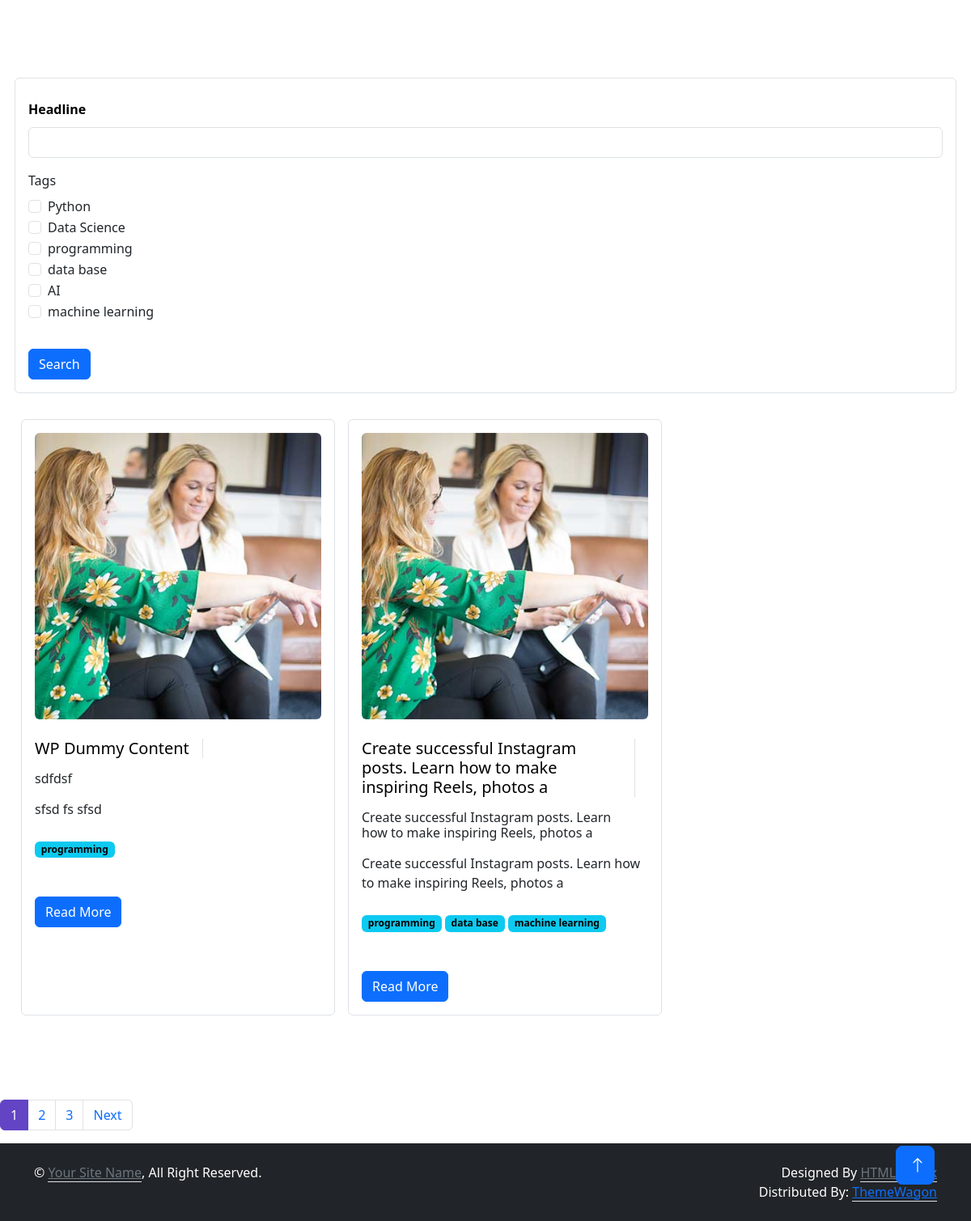
/blog/postlist/, run on the app's committed database.
### blog/models.py (models this page shows, shortened)
class Post(models.Model):
    headline = models.CharField(max_length=200)
    sub_headline = models.CharField(max_length=200, null=True, blank=True)
    thumbnail = models.ImageField(null=True, blank=True, upload_to='blog/images', default='img.png')
    body = RichTextUploadingField(null=True, blank=True)
    created_at = models.DateTimeField(auto_now=True)
    active = models.BooleanField(default=False)
    featured = models.BooleanField(default=False)
    tags = models.ManyToManyField(Tags, blank=True)
    slug = models.SlugField(blank=True, null=True)

class Tags(models.Model):
    name = models.CharField(max_length=200)
    def __str__(self) -> str:
        return self.name

### blog/views.py (the view)
# urls.py: path('postlist/', views.postlist, name='postlist'),
def postlist(request):
    posts = Post.objects.all()
    filterobj = PostFilter(request.GET, queryset = posts)
    posts = filterobj.qs
    page = request.GET.get('page', 1)
    PostPaginator = Paginator(posts, POSTS_PER_PAGE)
    try:
        posts = PostPaginator.page(page)
    except PageNotAnInteger:
        posts = PostPaginator.page(1)
    except EmptyPage:
        posts = PostPaginator.page(PostPaginator.num_pages)
    context = {
        'posts' : posts,
        'filterobj' : filterobj,
        'paginator' : PostPaginator,
        'IsPaginated' : True,
    }
    return render(request, 'post_list.html', context)

### templates/post_list.html (shortened to what this page needs)
{% extends 'base.html' %}
{% load static %}
{% load crispy_forms_tags %}
{% block content %}
<link href="https://cdn.jsdelivr.net/npm/bootstrap@5.3.1/dist/css/bootstrap.min.css" rel="stylesheet">
<div class="container-xxl py-6" id="about">
    <div class="container">
        <div class="row g-5">
        <div class="border rounded p-3 mb-4">
            <form action="" method="GET" id="searchForm">
                {{filterobj.form|crispy}}
            <button type="submit" class="btn btn-primary mt-3">Search</button>
            </form>
        </div>
            {% for post in posts %}
            <div class="col-lg-4 wow fadeInUp border p-3 m-2 rounded" data-wow-delay="0.5s">
                <div class="row g-3 mb-4">
                    <div class="col-sm-12">
                        <img class="img-fluid rounded"
                            src="{% static 'img/about-2.jpg' %}" alt>
                    </div>
                </div>
                <div class="d-flex align-items-center mb-3">
                    <a style="text-decoration: none; color:black;" href="{% url 'post' post.slug %}"><h5 class="border-end pe-3 me-3 mb-0">{{post.headline}}</h5></a>
                </div>
                <div class="d-flex align-items-center mb-3">
                    <h6 class=" pe-3 me-3 mb-0">{{post.sub_headline}}</h6>
                </div>
                <p class="mb-4">{{post.body|truncatewords:30}}</p>
                    {% for tag in post.tags.all %}
                    <span class="badge text-bg-info">{{tag.name}}</span>
                    {% endfor %}
                    <div class="d-flex align-items-center pt-5">
                        <a href ="{% url 'post' post.slug %}" class="btn btn-primary ">Read More</a>
                    </div>
            </div>
            {% endfor %}
        </div>
    </div>
</div>
{% if IsPaginated %}
<div class="center">
    <nav aria-label="...">
        <ul class="pagination">
          {% for i in posts.paginator.page_range %}
            {% if posts.number == i %}
                <li class="page-item active" aria-current="page">
                    <a class="page-link" data-page="{{i}}" href="?page={{i}}">{{i}}</a>
                </li>
            {% else %}
                <li class="page-item " aria-current="page">
                    <a class="page-link" data-page="{{i}}" href="?page={{i}}">{{i}}</a>
                </li>
            {% endif %}
          {% endfor %}
          {% if posts.has_next %}
          <li class="page-item">
            <a class="page-link" data-page="{{posts.next_page_number}}" href="?page={{posts.next_page_number}}" >Next</a>
          </li>
          {% endif %}
        </ul>
      </nav>
</div>
{% endif %}
{% endblock %}

### static/css/style.css (style rules this page uses)
:root { --primary: #6244C5; --secondary: #FFC448; --light: #FAFAFB; --dark: #12141D; }
.py-6 { padding-top: 6rem; padding-bottom: 6rem; }
.btn { font-weight: 500; transition: .5s; }
.btn.btn-primary, .btn.btn-secondary { color: #FFFFFF; }

### templates/post_list.html (style rules this page uses)
#div_id_headline > label { color: rgb(0, 0, 0); font-weight: bold; font-size: 15; margin: 10px 0px; }

### data on the page
Post: headline "WP Dummy Content", sub_headline "sdfdsf", body "sfsd fs sfsd"
Tags: name "programming"
Post: headline "Create successful Instagram posts. Learn how to make inspiring Reels, photos a", sub_headline "Create successful Instagram posts. Learn how to make inspiring Reels, photos a", body "Create successful Instagram posts. Learn how to make inspiring Reels, photos a"
Tags: name "data base"
Tags: name "machine learning"

### other printed values
{{ i }} "1"
{{ i }} "2" "3"
